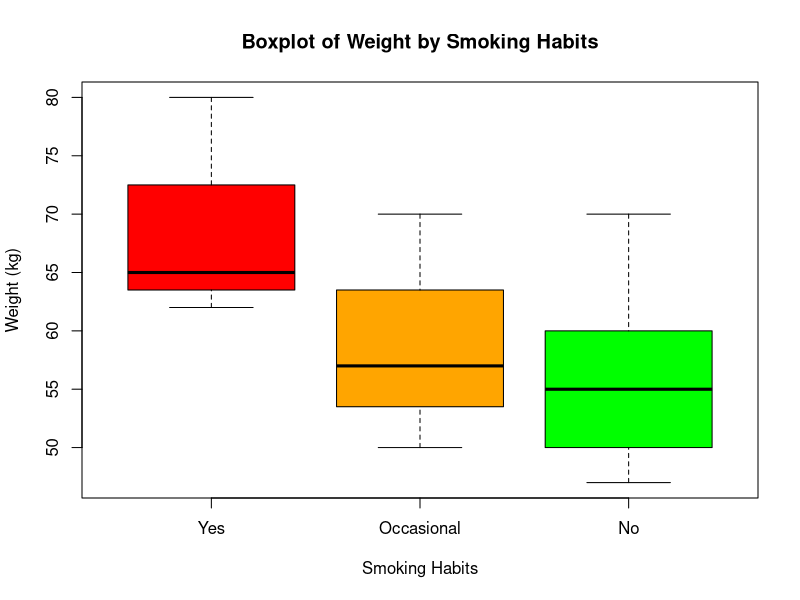
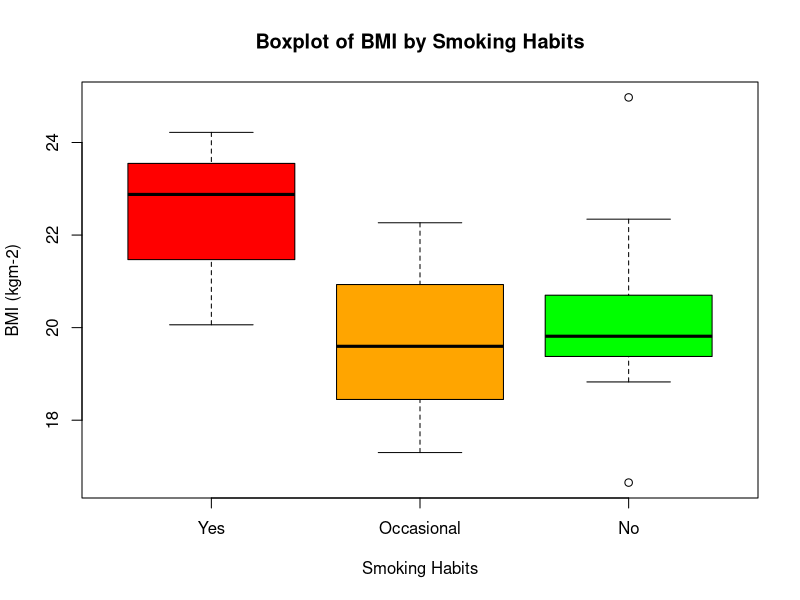
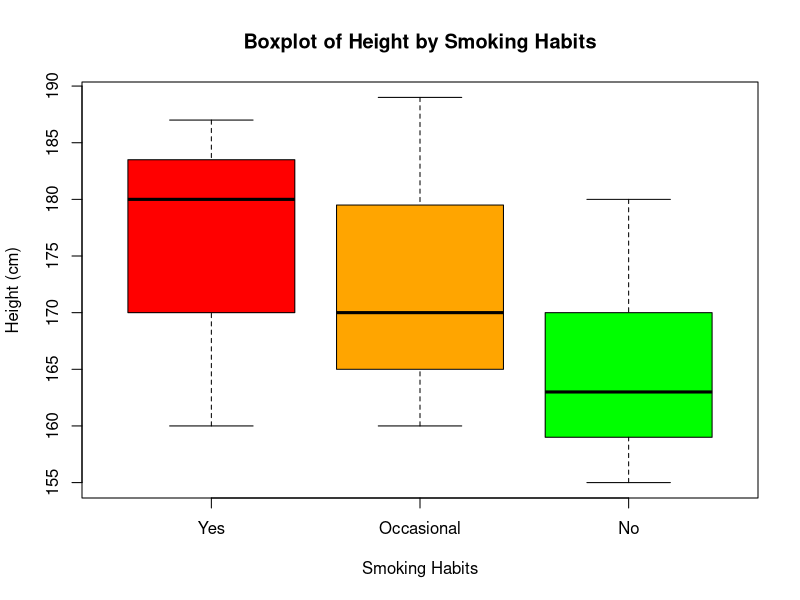
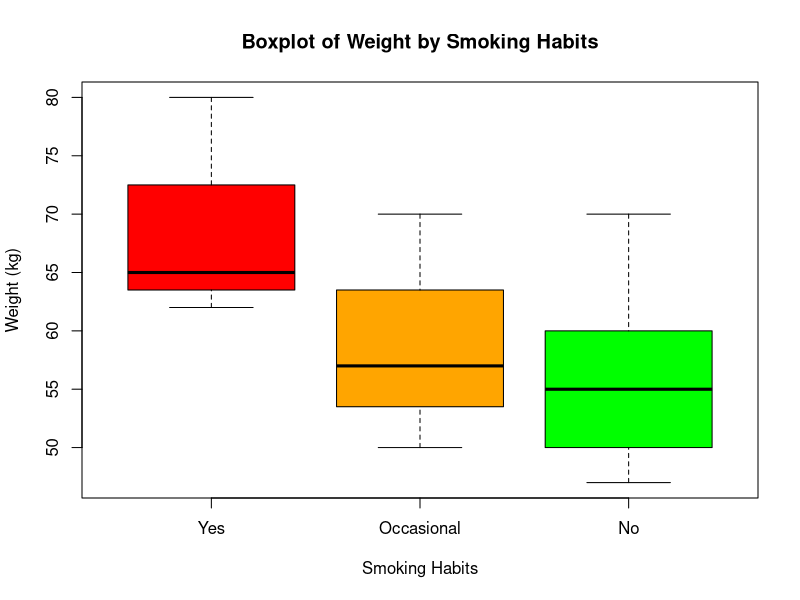
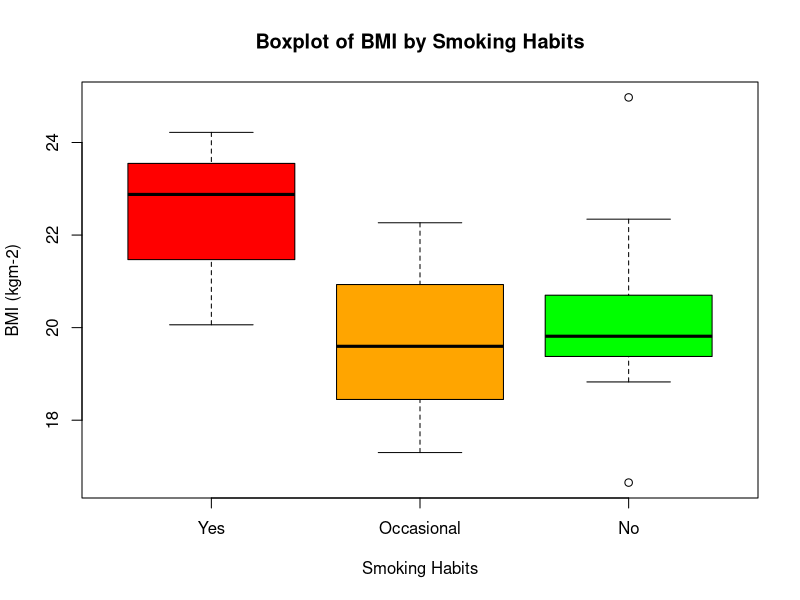

These charts were generated, in order, by the following R code:
## ---- chunk 1
knitr::opts_chunk$set(echo = TRUE)
## ---- chunk 2
# read data
students = read.csv("data/students_data.csv")
## ---- chunk 3
# bmi more appropriate than direct weight 
# since weight alone does not account for height
students$BMI = students$Weight_Kg/(students$Height_cm/100)^2
## ---- chunk 4
# split data by smoking habits
smokers = students[students$SmokingHabits == "Yes",]
occsmokers = students[students$SmokingHabits == "Occasional",]
nonsmokers = students[students$SmokingHabits == "No",]
## ---- chunk 5
# boxplot of each cohort's weight
boxplot(smokers$Weight_Kg, 
        occsmokers$Weight_Kg,
        nonsmokers$Weight_Kg,
        names=c("Yes","Occasional","No"),
        col = c("red", "orange", "green"),
        main = "Boxplot of Weight by Smoking Habits",
        xlab = "Smoking Habits",
        ylab = "Weight (kg)")
## ---- chunk 6
# boxplot of each cohort's BMI
boxplot(smokers$BMI, 
        occsmokers$BMI,
        nonsmokers$BMI,
        names=c("Yes","Occasional","No"),
        col = c("red", "orange", "green"),
        main = "Boxplot of BMI by Smoking Habits",
        xlab = "Smoking Habits",
        ylab = "BMI (kgm-2)")
## ---- chunk 7
mean(smokers$Weight_Kg)
mean(occsmokers$Weight_Kg)
mean(nonsmokers$Weight_Kg)
## ---- chunk 8
mean(smokers$BMI)
mean(occsmokers$BMI)
mean(nonsmokers$BMI)
## ---- chunk 9
# test mean weight 
smok_occs_w = t.test(smokers$Weight_Kg, occsmokers$Weight_Kg, alternative = "g")
smok_nons_w = t.test(smokers$Weight_Kg, nonsmokers$Weight_Kg, alternative = "g")
smok_occs_w
cat("\n")
smok_nons_w
## ---- chunk 10
# check p-values
smok_occs_w$p.value
smok_nons_w$p.value
## ---- chunk 11
# test mean BMI
smok_occs_b = t.test(smokers$BMI, occsmokers$BMI, alternative = "g")
smok_nons_b = t.test(smokers$BMI, nonsmokers$BMI, alternative = "g")
smok_occs_b
cat("\n")
smok_nons_b
## ---- chunk 12
# check p-values
smok_occs_b$p.value
smok_nons_b$p.value
## ---- chunk 13
# boxplot of each cohort's height
boxplot(smokers$Height_cm, 
        occsmokers$Height_cm, 
        nonsmokers$Height_cm,
        names=c("Yes","Occasional","No"),
        col = c("red", "orange", "green"),
        main = "Boxplot of Height by Smoking Habits",
        xlab = "Smoking Habits",
        ylab = "Height (cm)")
## ---- chunk 14
# boxplot of each cohort's weight
boxplot(smokers$Weight_Kg, 
        occsmokers$Weight_Kg,
        nonsmokers$Weight_Kg,
        names=c("Yes","Occasional","No"),
        col = c("red", "orange", "green"),
        main = "Boxplot of Weight by Smoking Habits",
        xlab = "Smoking Habits",
        ylab = "Weight (kg)")
## ---- chunk 15
# boxplot of each cohort's BMI
boxplot(smokers$BMI, 
        occsmokers$BMI,
        nonsmokers$BMI,
        names=c("Yes","Occasional","No"),
        col = c("red", "orange", "green"),
        main = "Boxplot of BMI by Smoking Habits",
        xlab = "Smoking Habits",
        ylab = "BMI (kgm-2)")
